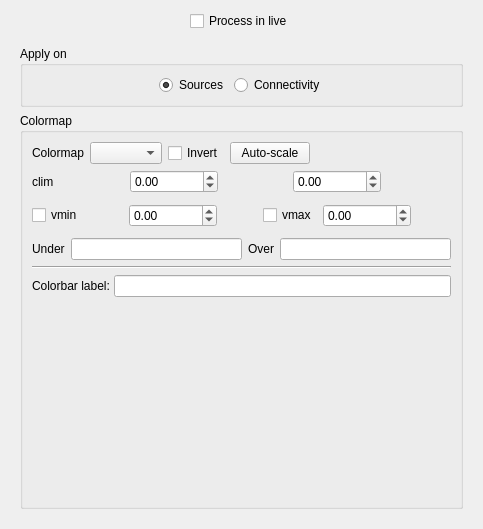
         <widget class="QWidget" name="q_TRANS">
          <attribute name="title">
           <string>Colormap</string>
          </attribute>
          <layout class="QVBoxLayout" name="verticalLayout_23">
           <item>
            <layout class="QHBoxLayout" name="horizontalLayout_40">
             <property name="topMargin">
              <number>0</number>
             </property>
             <item>
              <spacer name="horizontalSpacer_36">
               <property name="orientation">
                <enum>Qt::Horizontal</enum>
               </property>
               <property name="sizeHint" stdset="0">
                <size>
                 <width>40</width>
                 <height>20</height>
                </size>
               </property>
              </spacer>
             </item>
             <item>
              <widget class="QCheckBox" name="q_cmap_interact">
               <property name="toolTip">
                <string>&lt;html&gt;&lt;head/&gt;&lt;body&gt;&lt;p&gt;Use this parameter to see colormap changes in live&lt;/p&gt;&lt;/body&gt;&lt;/html&gt;</string>
               </property>
               <property name="text">
                <string>Process in live</string>
               </property>
               <property name="checked">
                <bool>false</bool>
               </property>
              </widget>
             </item>
             <item>
              <spacer name="horizontalSpacer_37">
               <property name="orientation">
                <enum>Qt::Horizontal</enum>
               </property>
               <property name="sizeHint" stdset="0">
                <size>
                 <width>40</width>
                 <height>20</height>
                </size>
               </property>
              </spacer>
             </item>
            </layout>
           </item>
           <item>
            <widget class="QWidget" name="colorbar_pan" native="true">
             <property name="minimumSize">
              <size>
               <width>0</width>
               <height>0</height>
              </size>
             </property>
             <layout class="QVBoxLayout" name="verticalLayout_46">
              <item>
               <widget class="QGroupBox" name="groupBox_12">
                <property name="title">
                 <string>Apply on</string>
                </property>
                <layout class="QHBoxLayout" name="horizontalLayout_39">
                 <item>
                  <layout class="QGridLayout" name="gridLayout_4">
                   <property name="topMargin">
                    <number>0</number>
                   </property>
                   <item row="0" column="1">
                    <widget class="QRadioButton" name="cmapSources">
                     <property name="text">
                      <string>Sources</string>
                     </property>
                     <property name="checked">
                      <bool>true</bool>
                     </property>
                    </widget>
                   </item>
                   <item row="0" column="2">
                    <widget class="QRadioButton" name="cmapConnect">
                     <property name="text">
                      <string>Connectivity</string>
                     </property>
                    </widget>
                   </item>
                   <item row="0" column="0">
                    <spacer name="horizontalSpacer_57">
                     <property name="orientation">
                      <enum>Qt::Horizontal</enum>
                     </property>
                     <property name="sizeHint" stdset="0">
                      <size>
                       <width>40</width>
                       <height>20</height>
                      </size>
                     </property>
                    </spacer>
                   </item>
                   <item row="0" column="3">
                    <spacer name="horizontalSpacer_58">
                     <property name="orientation">
                      <enum>Qt::Horizontal</enum>
                     </property>
                     <property name="sizeHint" stdset="0">
                      <size>
                       <width>40</width>
                       <height>20</height>
                      </size>
                     </property>
                    </spacer>
                   </item>
                  </layout>
                 </item>
                </layout>
               </widget>
              </item>
              <item>
               <widget class="QGroupBox" name="groupBox_13">
                <property name="title">
                 <string>Colormap</string>
                </property>
                <layout class="QVBoxLayout" name="verticalLayout_41">
                 <item>
                  <layout class="QVBoxLayout" name="verticalLayout_21">
                   <item>
                    <layout class="QHBoxLayout" name="horizontalLayout_18">
                     <property name="bottomMargin">
                      <number>0</number>
                     </property>
                     <item>
                      <widget class="QLabel" name="label_10">
                       <property name="text">
                        <string>Colormap</string>
                       </property>
                      </widget>
                     </item>
                     <item>
                      <widget class="QComboBox" name="q_cmap_list">
                       <property name="editable">
                        <bool>false</bool>
                       </property>
                      </widget>
                     </item>
                     <item>
                      <widget class="QCheckBox" name="q_cmap_invert">
                       <property name="text">
                        <string>Invert</string>
                       </property>
                      </widget>
                     </item>
                     <item>
                      <widget class="QPushButton" name="q_auto_scale">
                       <property name="text">
                        <string>Auto-scale</string>
                       </property>
                      </widget>
                     </item>
                     <item>
                      <spacer name="horizontalSpacer_15">
                       <property name="orientation">
                        <enum>Qt::Horizontal</enum>
                       </property>
                       <property name="sizeHint" stdset="0">
                        <size>
                         <width>40</width>
                         <height>20</height>
                        </size>
                       </property>
                      </spacer>
                     </item>
                    </layout>
                   </item>
                   <item>
                    <layout class="QHBoxLayout" name="horizontalLayout_48">
                     <property name="bottomMargin">
                      <number>5</number>
                     </property>
                     <item>
                      <widget class="QLabel" name="label_18">
                       <property name="text">
                        <string>clim</string>
                       </property>
                      </widget>
                     </item>
                     <item>
                      <spacer name="horizontalSpacer_50">
                       <property name="orientation">
                        <enum>Qt::Horizontal</enum>
                       </property>
                       <property name="sizeHint" stdset="0">
                        <size>
                         <width>40</width>
                         <height>20</height>
                        </size>
                       </property>
                      </spacer>
                     </item>
                     <item>
                      <widget class="QDoubleSpinBox" name="q_cmin">
                       <property name="minimum">
                        <double>-16777215.000000000000000</double>
                       </property>
                       <property name="maximum">
                        <double>16777215.000000000000000</double>
                       </property>
                       <property name="singleStep">
                        <double>1.000000000000000</double>
                       </property>
                      </widget>
                     </item>
                     <item>
                      <spacer name="horizontalSpacer_51">
                       <property name="orientation">
                        <enum>Qt::Horizontal</enum>
                       </property>
                       <property name="sizeHint" stdset="0">
                        <size>
                         <width>40</width>
                         <height>20</height>
                        </size>
                       </property>
                      </spacer>
                     </item>
                     <item>
                      <widget class="QDoubleSpinBox" name="q_cmax">
                       <property name="minimum">
                        <double>-16777215.000000000000000</double>
                       </property>
                       <property name="maximum">
                        <double>16777215.000000000000000</double>
                       </property>
                      </widget>
                     </item>
                     <item>
                      <spacer name="horizontalSpacer_52">
                       <property name="orientation">
                        <enum>Qt::Horizontal</enum>
                       </property>
                       <property name="sizeHint" stdset="0">
                        <size>
                         <width>40</width>
                         <height>20</height>
                        </size>
                       </property>
                      </spacer>
                     </item>
                    </layout>
                   </item>
                   <item>
                    <layout class="QHBoxLayout" name="horizontalLayout_20">
                     <property name="bottomMargin">
                      <number>5</number>
                     </property>
                     <item>
                      <widget class="QCheckBox" name="q_vmin_chk">
                       <property name="toolTip">
                        <string>Every values under vmin will be set to the &quot;under&quot; color</string>
                       </property>
                       <property name="text">
                        <string>vmin</string>
                       </property>
                      </widget>
                     </item>
                     <item>
                      <spacer name="horizontalSpacer_14">
                       <property name="orientation">
                        <enum>Qt::Horizontal</enum>
                       </property>
                       <property name="sizeHint" stdset="0">
                        <size>
                         <width>40</width>
                         <height>20</height>
                        </size>
                       </property>
                      </spacer>
                     </item>
                     <item>
                      <widget class="QDoubleSpinBox" name="q_vmin">
                       <property name="minimum">
                        <double>-16777215.000000000000000</double>
                       </property>
                       <property name="maximum">
                        <double>16777215.000000000000000</double>
                       </property>
                       <property name="singleStep">
                        <double>1.000000000000000</double>
                       </property>
                      </widget>
                     </item>
                     <item>
                      <spacer name="horizontalSpacer_17">
                       <property name="orientation">
                        <enum>Qt::Horizontal</enum>
                       </property>
                       <property name="sizeHint" stdset="0">
                        <size>
                         <width>40</width>
                         <height>20</height>
                        </size>
                       </property>
                      </spacer>
                     </item>
                     <item>
                      <widget class="QCheckBox" name="q_vmax_chk">
                       <property name="text">
                        <string>vmax</string>
                       </property>
                      </widget>
                     </item>
                     <item>
                      <widget class="QDoubleSpinBox" name="q_vmax">
                       <property name="minimum">
                        <double>-16777215.000000000000000</double>
                       </property>
                       <property name="maximum">
                        <double>16777215.000000000000000</double>
                       </property>
                      </widget>
                     </item>
                     <item>
                      <spacer name="horizontalSpacer_16">
                       <property name="orientation">
                        <enum>Qt::Horizontal</enum>
                       </property>
                       <property name="sizeHint" stdset="0">
                        <size>
                         <width>40</width>
                         <height>20</height>
                        </size>
                       </property>
                      </spacer>
                     </item>
                    </layout>
                   </item>
                   <item>
                    <layout class="QHBoxLayout" name="horizontalLayout_21">
                     <item>
                      <widget class="QLabel" name="qUnder_txt">
                       <property name="text">
                        <string>Under</string>
                       </property>
                      </widget>
                     </item>
                     <item>
                      <widget class="QLineEdit" name="q_under"/>
                     </item>
                     <item>
                      <widget class="QLabel" name="qOver_txt">
                       <property name="text">
                        <string>Over</string>
                       </property>
                      </widget>
                     </item>
                     <item>
                      <widget class="QLineEdit" name="q_over"/>
                     </item>
                    </layout>
                   </item>
                   <item>
                    <widget class="Line" name="line">
                     <property name="orientation">
                      <enum>Qt::Horizontal</enum>
                     </property>
                    </widget>
                   </item>
                   <item>
                    <layout class="QHBoxLayout" name="horizontalLayout_25">
                     <property name="spacing">
                      <number>0</number>
                     </property>
                     <item>
                      <widget class="QLabel" name="label_11">
                       <property name="text">
                        <string>Colorbar label: </string>
                       </property>
                      </widget>
                     </item>
                     <item>
                      <widget class="QLineEdit" name="q_cblabel"/>
                     </item>
                    </layout>
                   </item>
                   <item>
                    <layout class="QVBoxLayout" name="cbpanel">
                     <property name="spacing">
                      <number>0</number>
                     </property>
                     <property name="topMargin">
                      <number>0</number>
                     </property>
                     <property name="bottomMargin">
                      <number>0</number>
                     </property>
                     <item>
                      <spacer name="verticalSpacer_7">
                       <property name="orientation">
                        <enum>Qt::Vertical</enum>
                       </property>
                       <property name="sizeHint" stdset="0">
                        <size>
                         <width>100</width>
                         <height>200</height>
                        </size>
                       </property>
                      </spacer>
                     </item>
                    </layout>
                   </item>
                  </layout>
                 </item>
                </layout>
               </widget>
              </item>
             </layout>
            </widget>
           </item>
          </layout>
         </widget>
